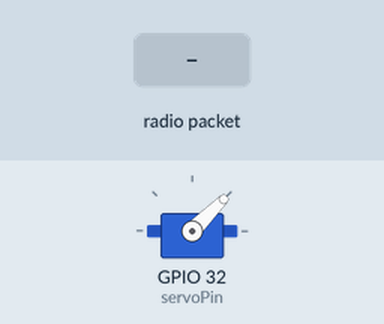
This sketch was run on a simulated ESP32. Shown: servo. Inputs (shaded band) come from the test bench. What the sketch prints to the serial monitor is not drawn.

Above: at 1.2 s.
1.3 s: radio packet "1" arrives
Timing chart, 0 to 4.3 s (numbered marks = the images above; inputs shaded):
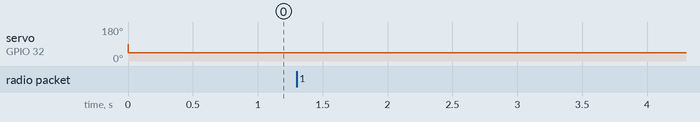

The sketch:

FollowerCarCode.ino
```cpp
#include <Arduino.h>
#include <ESP32Servo.h>
#include <esp_now.h>
#include <WiFi.h>

Servo myservo;

// =================== PINS ==================
/*
  Programmet crasher hvis vi prøver at bruge pinMode på en pin der ikke eksisterer.
  Derfor er det vigtigt at de her pins har de rigtige værdier!
*/
// Sound Sensor L
const int triggerPinL = 7;
const int echoPinL = 5;
// Sound Sensor C
const int triggerPinC = 12;
const int echoPinC = 3;
// Sound Sensor R
const int triggerPinR = 8;
const int echoPinR = 6;
// Servo
const int servoPin = 32;
// HBRO
const int hBro_PWM = 39;
const int hBro_pol1 = 20;
const int hBro_pol2 = 21;

// FIR filter order
const int M = 10;

// Global variables
double duration1, distance1, duration2, distance2, duration3, distance3, avgDist, relAng;

// Separation between sensors in m
const double separationLR = 0.185;  // Separation between left and right sensor
const double separationRC = 0.098;  // Separation between center and right sensor
const double separationLC = 0.098;  // Separation between center and left sensor

// Semaphores
static SemaphoreHandle_t angMutex;
static SemaphoreHandle_t distMutex;
static SemaphoreHandle_t printMutex;
static SemaphoreHandle_t orderMutex;

// =================== ESP-NOW ==================
//Mac addresses // 08:3A:F2:45:44:BC
// 7C:DF:A1:1A:57:66
uint8_t peerAddress[] = { 0x7C, 0xDF, 0xA1, 0x1A, 0x57, 0x66 };

#define CHANNEL 0
// Structure for ESP-NOW peer information and message format
esp_now_peer_info_t peerInfo;
//message types
struct message {
  double value;
} __attribute__((packed));

void setup() {
  Serial.begin(115200);

  myservo.attach(servoPin);

  InitESP(); //ESPNOW init


  /*
  //Distance Sensor Init
  pinMode(triggerPinL, OUTPUT);
  pinMode(echoPinL, INPUT);
  pinMode(triggerPinC, OUTPUT);
  pinMode(echoPinC, INPUT);
  pinMode(triggerPinR, OUTPUT);
  pinMode(echoPinR, INPUT);

  //H-Bridge Init
  pinMode(hBro_PWM, OUTPUT);
  pinMode(hBro_pol1, OUTPUT);
  pinMode(hBro_pol2, OUTPUT);
  */

  angMutex = xSemaphoreCreateMutex();
  distMutex = xSemaphoreCreateMutex();
  printMutex = xSemaphoreCreateMutex();
  orderMutex = xSemaphoreCreateMutex();

  xTaskCreate(Angle_Controller, "Angle controller", 3000, NULL, 3, NULL);
  xTaskCreate(Dist_Controller, "Distance controller", 3000, NULL, 2, NULL);
  xTaskCreate(UniTask, "UniTask", 3000, NULL, 1, NULL);
}

void loop() {
  // Empty loop since the scheduler will handle the task execution
}

void Angle_Controller(void *pvParameters) {
  (void) pvParameters;
  TickType_t lastWakeTime = xTaskGetTickCount();

  // Initialize values
  double angOP = 1011.44;
  double out = 0;

  //Input
  double Ea_n0 = 0;
  //Output
  double Ta_n0 = 0;
  //Ref
  double ref = 0;


  while (1) {
    xSemaphoreTake(orderMutex, 1000);

    xSemaphoreTake(printMutex, 1000);
    Serial.print("Angle: ");
    Serial.println(millis());
    xSemaphoreGive(printMutex);

    xSemaphoreTake(angMutex, 1000);
    Ea_n0 = ref + relAng;
    xSemaphoreGive(angMutex);

    Ta_n0 = 16.86*Ea_n0 + angOP;

    if(Ta_n0 > 1429.0) {
      out = 1429.0;
    }
    else if(Ta_n0 < 594) {
      out = 594;
    }
    else {
      out = Ta_n0;
    }

    myservo.writeMicroseconds(out);

    xSemaphoreGive(orderMutex);

    vTaskDelayUntil(&lastWakeTime, pdMS_TO_TICKS(10));
  }
}

void Dist_Controller(void *pvParameters) {
  (void) pvParameters;
  TickType_t xLastWakeTime = xTaskGetTickCount();

  double distOP = 0.276;
  double out = 0;
  int outMapped = 0;
  int dir = 1;

  // Initialize values
  //Input
  double Ed_n0 = 0;
  double Ed_n1 = 0;
  double Ed_n2 = 0;
  //Output
  double Vd_n0 = 0;
  double Vd_n1 = 0;
  double Vd_n2 = 0;
  //Ref
  double ref = -0.7;

  while (1) {

    xSemaphoreTake(orderMutex, 1000);

    xSemaphoreTake(printMutex, 1000);
    Serial.print("Distance: ");
    Serial.println(millis());
    xSemaphoreGive(printMutex);

    xSemaphoreTake(distMutex, 1000);
    Ed_n0 = ref + avgDist;
    xSemaphoreGive(distMutex);
    Vd_n0 = 99 * Ed_n0 - 198 * Ed_n1 + 98 * Ed_n2 + 1.85 * Vd_n1 - 0.85 * Vd_n2 + distOP;

    if(Vd_n0 < 0) {
      dir = 0;
      if(Vd_n0 < -7.0) {
        out = 7.0;
      }
      else {
        out = Vd_n0;
      }
    }
    else {
      dir = 1;
      if(Vd_n0 > 7.0) {
        out = 7.0;
      }
      else {
        out = Vd_n0;
      }
    }

    int outMapped = mapFloatToInt(out, 0.0, 7.0, 0, 255);

    if(dir) {
      //digitalWrite(hBro_pol1, HIGH);
      //digitalWrite(hBro_pol2, LOW);
    }
    else {
      //digitalWrite(hBro_pol2, HIGH);
      //digitalWrite(hBro_pol1, LOW);
    }

    //digitalWrite(hBro_PWM, outMapped);

    xSemaphoreGive(orderMutex);

    vTaskDelayUntil(&xLastWakeTime, pdMS_TO_TICKS(10));
  }
}

void UniTask(void *pvParameters) {
  (void)pvParameters;

  // Arrays for storing the distance measurements for each sensor
  double measL[M + 1] = { 0 }, measC[M + 1] = { 0 }, measR[M + 1] = { 0 };
  // Variables for the sum of the measurements
  double sumL = 0,  sumC = 0,  sumR = 0;
  int index = 0;

  // Initialize variables
  double filteredDistL = 0;
  double filteredDistC = 0;
  double filteredDistR = 0;

  TickType_t xLastWakeTime = xTaskGetTickCount();

  while (1) {
    xSemaphoreTake(printMutex, 1000);
    Serial.print("UNI: ");
    Serial.println(millis());
    xSemaphoreGive(printMutex);

    //filteredDistL = ReadAndFilterSensor(triggerPinL, echoPinL, measL, sumL, index);  // Measured and filtered distance from sensorL
    filteredDistL = 0.7;  // dummy
    //vTaskDelay(pdMS_TO_TICKS(5));

    //filteredDistC = ReadAndFilterSensor(triggerPinC, echoPinC, measC, sumC, index);  // Measured and filtered distance from sensorC
    filteredDistC = 0.7;  // dummy
    //vTaskDelay(pdMS_TO_TICKS(5));

    //filteredDistR = ReadAndFilterSensor(triggerPinR, echoPinR, measR, sumR, index); // Measured and filtered distance from sensorR
    filteredDistR = 0.7;  // dummy

    //Serial.print("Sensor L: ");
    //Serial.println(filteredDistL, 4);
    //Serial.print("Sensor C: ");
    //Serial.println(filteredDistC, 4);
    //Serial.print("Sensor R: ");
    //Serial.println(filteredDistR, 4);

    xSemaphoreTake(angMutex, 1000);
    avgDist = AvgDistance(filteredDistL, filteredDistC, filteredDistR);
    xSemaphoreGive(angMutex);
    //Serial.print("Average Distance: ");
    //Serial.println(avgDist, 4);

    xSemaphoreTake(distMutex, 1000);
    relAng = RelAngle(filteredDistL, filteredDistC, filteredDistR);
    xSemaphoreGive(distMutex);
    //Serial.print("Relative Angle: ");
    //Serial.println(relAng, 2);


    index = (index + 1) % (M + 1);  // increase index and wrap around if necessary
    //Serial.println("");


    vTaskDelayUntil(&xLastWakeTime, 10);
  }
}

double ReadAndFilterSensor(int triggerPin, int echoPin, double *measurements, double &sum, int index) {
  unsigned long startTime;
  long duration;
  double distance;

  digitalWrite(triggerPin, LOW);

  digitalWrite(triggerPin, HIGH);
  startTime = micros();
  vTaskDelay(pdMS_TO_TICKS(5));
  digitalWrite(triggerPin, LOW);

  duration = pulseIn(echoPin, HIGH);
  distance = (duration / 2.0) / 2911.0;  // Convert to distance

  sum -= measurements[index];
  measurements[index] = distance;
  sum += measurements[index];

  return sum / (M + 1);
}


double AvgDistance(double filteredDistL, double filteredDistC, double filteredDistR) {
  if (filteredDistL < 1.5 && filteredDistR < 1.5) {
    //Serial.println("Distance_Case_1");
    return (filteredDistL + filteredDistR) / 2;
  }

  if (filteredDistL > 1.5) {
    //Serial.println("Distance_Case_2");
    return (filteredDistC + filteredDistR) / 2;
  }

  if (filteredDistR > 1.5) {
    //Serial.println("Distance_Case_3");
    return (filteredDistL + filteredDistC) / 2;
  }
}


double RelAngle(double filteredDistL, double filteredDistC, double filteredDistR) {
  if (filteredDistL < 1.5 && filteredDistR < 1.5) {
    //Serial.println("Angle_Case_1");
    return atan(abs(filteredDistL - filteredDistR) / separationLR) * (180 / 3.14);
  }

  if (filteredDistL > 1.5) {
    //Serial.println("Angle_Case_2");
    return atan(abs(filteredDistC - filteredDistR) / separationRC) * (180 / 3.14);
  }

  if (filteredDistR > 1.5) {
    //Serial.println("Angle_Case_3");
    return atan(abs(filteredDistL - filteredDistC) / separationLC) * (180 / 3.14);
  }
}

int mapFloatToInt(double x, double in_min, double in_max, int out_min, int out_max) {
    return (int)((x - in_min) * (out_max - out_min) / (in_max - in_min) + out_min);
}

// ESP-NOW
void InitESP() {
  WiFi.mode(WIFI_STA);  // Set Wi-Fi mode to Station
  WiFi.disconnect();
  Serial.println(WiFi.macAddress());
  // Initialize ESP-NOW, restart on failure
  if (esp_now_init() != ESP_OK) {
    ESP.restart();
  }

  memcpy(peerInfo.peer_addr, peerAddress, 6);
  peerInfo.channel = CHANNEL;
  peerInfo.encrypt = false;

  // Add peer, return if failed
  if (esp_now_add_peer(&peerInfo) != ESP_OK) {
    return;
  }

  // Register callback functions for receiving and sending data
  esp_now_register_recv_cb(OnDataRecv);
  esp_now_register_send_cb(OnDataSent);
}

void OnDataRecv(const uint8_t *mac, const uint8_t *incomingData, int len) {
  message *msg = (message *)incomingData;
  Serial.println();
  Serial.print("Message received: ");
  Serial.println(msg->value);
  Serial.println();
}
void OnDataSent(const uint8_t *mac_addr, esp_now_send_status_t status) {

}
```
